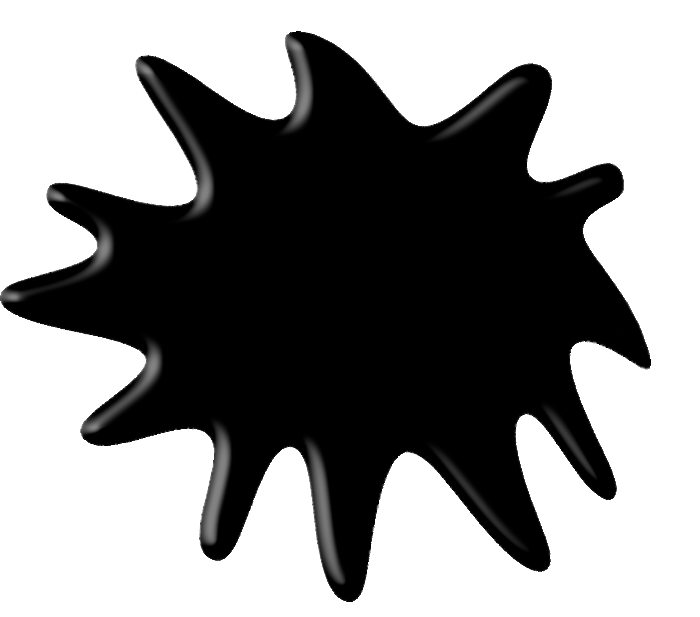
#> input picture contours/shape.png, 700 x 617 px
$ python contours.py
#> lines starting #> are read from the running program, lines starting #| are printed output that depends on the picture; after the words box and inside, x2 and y2 are one past the last pixel; in counts of white or black regions, pixels touching at a corner belong together
#!/usr/bin/env python
# coding: utf-8

# In[1]:


import numpy as np
import argparse
import imutils
import cv2
# construct the argument parser and parse the arguments
ap = argparse.ArgumentParser()
ap.add_argument("-i", "--image", type=str, default="shape.png",
	help="path to input image")
args = vars(ap.parse_args())


# In[2]:


image = cv2.imread(args["image"])
#> image is the input picture: shape (617, 700, 3); min 0, max 255, mean 141.7
cv2.imshow("Image", image)
# convert the image to grayscale and threshold it
gray = cv2.cvtColor(image, cv2.COLOR_BGR2GRAY)
thresh = cv2.threshold(gray, 200, 255,
	cv2.THRESH_BINARY_INV)[1]
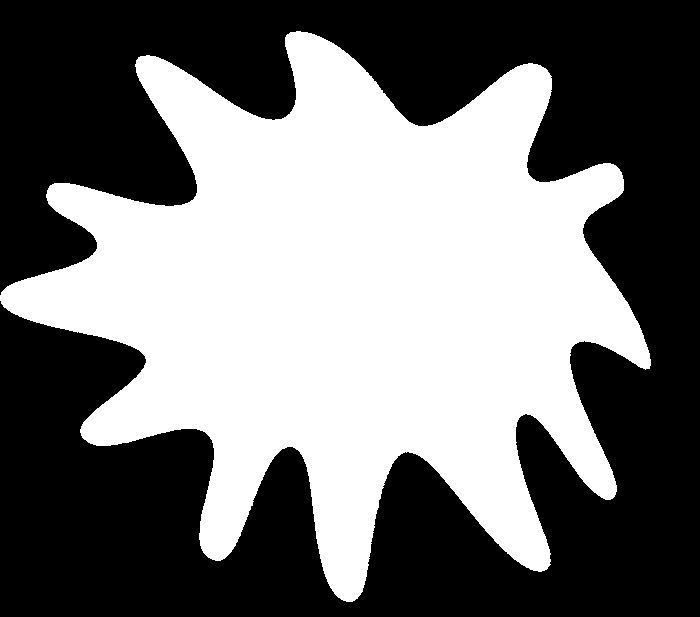
#> thresh: shape (617, 700); 45.6% white; 1 white region
cv2.imshow("Thresh", thresh)


# In[3]:


cnts = cv2.findContours(thresh.copy(), cv2.RETR_EXTERNAL,
	cv2.CHAIN_APPROX_SIMPLE)
#> cnts = 1 contour; box (x1, y1, x2, y2) and area: (0, 31, 651, 602) 195433
cnts = imutils.grab_contours(cnts)
c = max(cnts, key=cv2.contourArea)
#> c = contour of 1639 points, box (x1, y1, x2, y2) (0, 31, 651, 602), area 195433
# draw the shape of the contour on the output image, compute the
# bounding box, and display the number of points in the contour
output = image.copy()
cv2.drawContours(output, [c], -1, (0, 255, 0), 3)
(x, y, w, h) = cv2.boundingRect(c)
#> x = 0; y = 31; w = 651; h = 571
text = "original, num_pts={}".format(len(c))
#> text = 'original, num_pts=1639'
cv2.putText(output, text, (x, y - 15), cv2.FONT_HERSHEY_SIMPLEX,
	0.9, (0, 255, 0), 2)
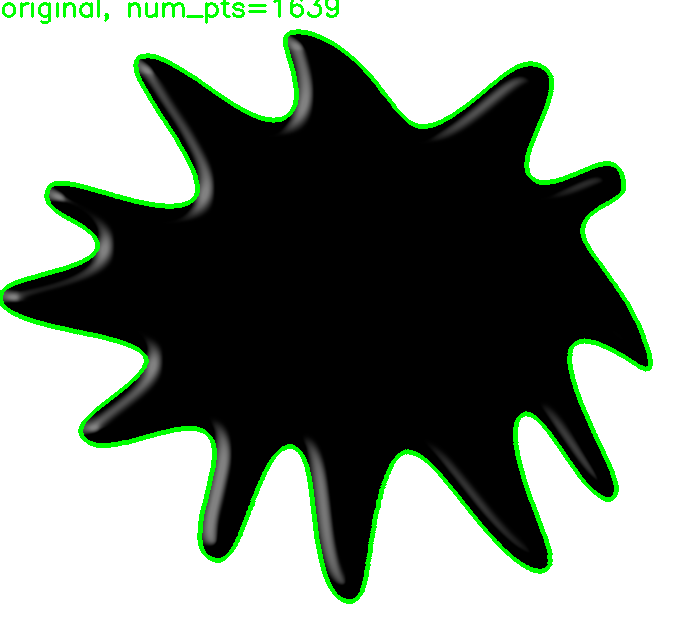
#> output: shape (617, 700, 3); mean B, G, R 136.3, 146.2, 136.3
# show the original contour image
print("[INFO] {}".format(text))
#| [INFO] original, num_pts=1639
cv2.imshow("Original Contour", output)
cv2.waitKey(0)


# In[ ]:
